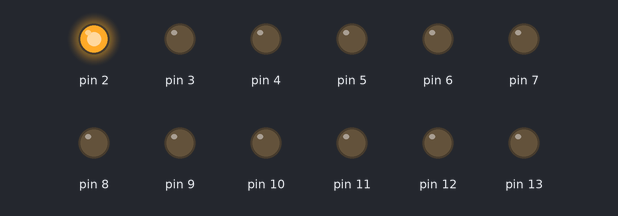
This sketch was run on a simulated Arduino Uno, built with avr-gcc and run on an emulated ATmega328P. Parts: output pins drawn as LEDs (lit = HIGH).

Above: at 0.15 s.
At 0.45 s:
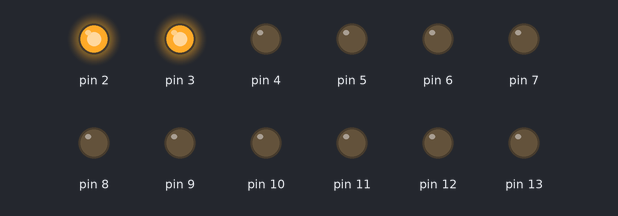
At 0.75 s:
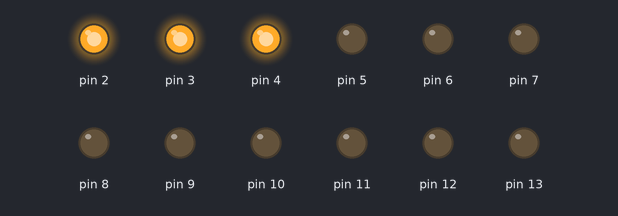
At 1.05 s:
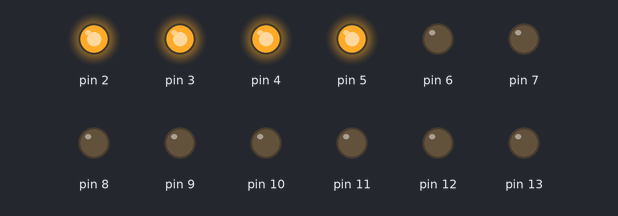
At 1.35 s:
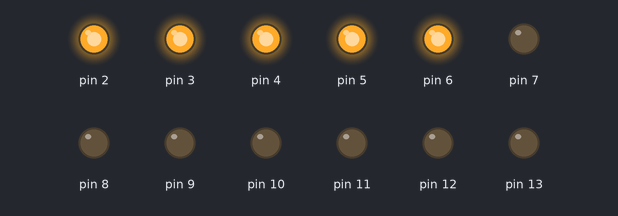
At 2.4 s:
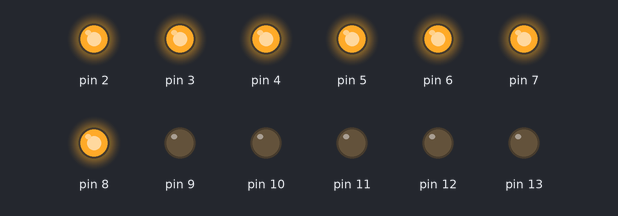
Timing chart, 0 to 3.6 s (numbered marks = the images above):
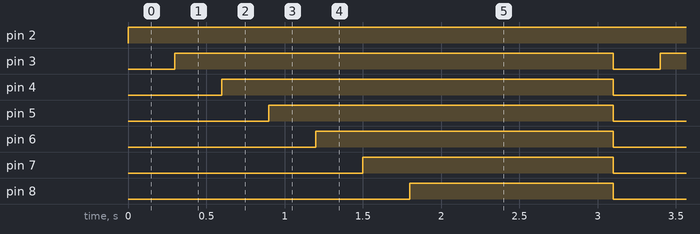

The sketch:

Led01.ino
```cpp
/* Pin Mapping for Common Cathode 5x7 LED Matrix
  LED Matrix    Arduino(x = not connect)    Designator
      1            6                           Row4
      2            8                           Row6
      3           12                           Column1
      4           11                           Column2
      5            x
      6            9                           Column4
      7            7                           Row5
      8            4                           Row2
      9            2                           Row0
     10           10                           Column3
     11            x
     12            5                           Row3
     13           13                           Column0
     14            3                           Row1

==================================
  LED Matrix    Arduino(x = not connect)    Designator
      9            2                           Row0
     14            3                           Row1
      8            4                           Row2
     12            5                           Row3
      1            6                           Row4
      7            7                           Row5
      2            8                           Row6
     13           13                           Column0
      3           12                           Column1
      4           11                           Column2
     10           10                           Column3
      6            9                           Column4
      5            x
     11            x


====================================
    Arduino pin2~pin8 = row0~row6, so rowX +2 = pin number
    Arduino pin13~pin9 = column0~column4, 13 - columnY = pin number
*/

// 5x7 LED Matrix
const byte COLS = 5; // 5 Columns
const byte ROWS = 7; // 7 Rows

void clearLEDs() {
  for (int r = 0; r < ROWS; r++) {
    digitalWrite( r + 2, LOW);
  }

  for (int c = 0; c < COLS; c++) {
      digitalWrite( 13 - c, LOW);  // 共陰極，每一行預設均為接地(Low = 接地，High = 熄燈)
  }
}

void setup() {
  // 5x7 LED Matrix 接在 pin 2 ~ pin 13
  // 把腳位設置為 output pin
  for (int i = 2; i <= 13; i++) {
    pinMode(i, OUTPUT);
  }
}

void loop() {
  clearLEDs();

  // 由下而下，一排一排(Row)打開
  for (int r = 0; r < ROWS; r++) {
    digitalWrite( r + 2, HIGH);
    delay(300);
  }
  /*
  // 由左至右，一行一行(Column)關掉
  for (int c = 0; c < COLS; c++) {
    digitalWrite(13 - c, HIGH);
    delay(300);
  }
*/

  // 暫停 1 秒鐘
  delay(1000);
}
```

Measured:
- by itself, pin 2: LOW → HIGH at 0.00 s
- by itself, pin 3: alternates HIGH for 2.8 s and LOW for 0.30 s
- by itself, pin 4: alternates HIGH for 2.5 s and LOW for 0.60 s
- by itself, pin 5: alternates HIGH for 2.2 s and LOW for 0.90 s
- by itself, pin 6: alternates HIGH for 1.9 s and LOW for 1.2 s
- by itself, pin 7: alternates HIGH for 1.6 s and LOW for 1.5 s
- by itself, pin 8: alternates HIGH for 1.3 s and LOW for 1.8 s
